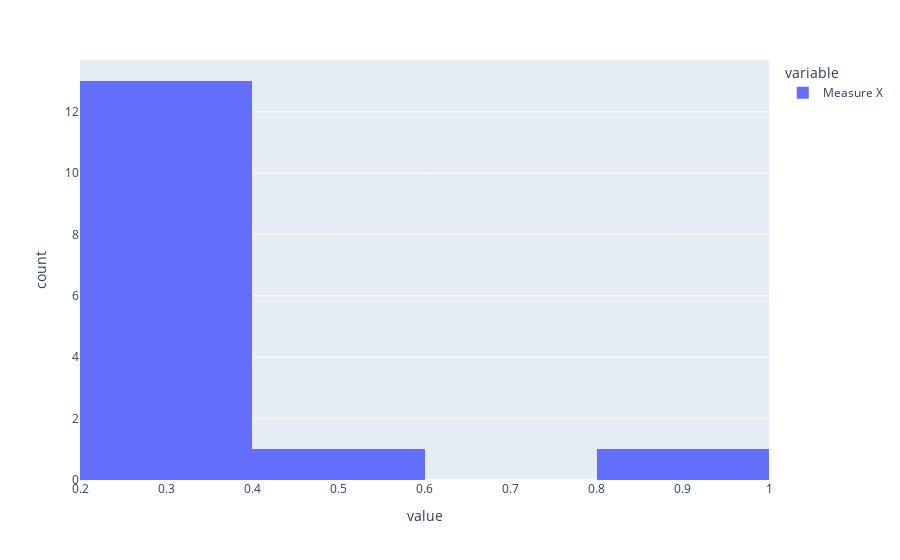

Notebook source saved alongside this figure:
### Markdown cell above
box plot shows there is a outlier present inside the data<br>
That is Morgan Stanley company grows 91.36% while others are between 20% to 41%

### Code cell
px.histogram(df['Measure X'])

### Figure 1 — Plotly figure (JSON) as saved in the notebook; plotly's stock layout.template omitted (floating-point values rounded to 4 significant figures)
{"data": [{"alignmentgroup": "True", "bingroup": "x", "hovertemplate": "variable=Measure X<br>value=%{x}<br>count=%{y}<extra></extra>", "legendgroup": "Measure X", "marker": {"color": "#636efa", "pattern": {"shape": ""}}, "name": "Measure X", "offsetgroup": "Measure X", "orientation": "v", "showlegend": true, "type": "histogram", "x": [0.2423, 0.2553, 0.2541, 0.2414, 0.2962, 0.2825, 0.2581, 0.2439, 0.4026, 0.3295, 0.9136, 0.2599, 0.3942, 0.2671, 0.35], "xaxis": "x", "yaxis": "y"}], "layout": {"barmode": "relative", "legend": {"title": {"text": "variable"}, "tracegroupgap": 0}, "margin": {"t": 60}, "xaxis": {"anchor": "y", "domain": [0, 1], "title": {"text": "value"}}, "yaxis": {"anchor": "x", "domain": [0, 1], "title": {"text": "count"}}}}
